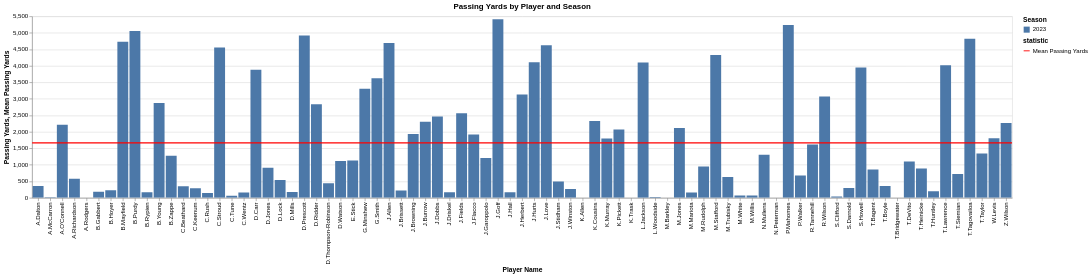

This figure's notebook cell:
### Code cell
season_filter = alt.param(
    name = 'selected_season',
    value = 2023,
    bind = alt.binding_select(
        options = season_list,
        name = 'Season'
    )
)

bar_chart_passing_yards = (alt.Chart(qb_season_agg).mark_bar().encode(
    x=alt.X('player_name:N', title='Player Name'),
    y=alt.Y('passing_yards:Q', title='Passing Yards'),
    color=alt.Color('season:N', title='Season'),
    tooltip=['player_name', 
             'season', 
             'passing_yards', 
             'passing_tds', 
             'passing_interceptions', 
             'completion_percentage', 
             'passing_yards_per_game']
).add_params(season_filter)
.transform_filter(alt.datum.season == season_filter)
).properties(
    title='Passing Yards by Player and Season'
).interactive()

mean_passing_yards_line = (
    alt.Chart(qb_season_agg).transform_filter(alt.datum.season == season_filter)
    .transform_calculate(
        statistic="'Mean Passing Yards'"
    )
    .mark_rule(
        strokeWidth=2
    )
    .encode(
        y=alt.Y(
            'mean(passing_yards):Q',
            title='Mean Passing Yards'
        ),
    color=alt.Color(
        'statistic:N',
        scale=alt.Scale(
            domain = ['Mean Passing Yards'],
            range = ['red']
        )
    )
)
)

chart = (
    bar_chart_passing_yards + mean_passing_yards_line).resolve_scale(color='independent')

chart

### Figure 1 — Vega-Lite specification as saved in the notebook (floating-point values rounded to 4 significant figures; data arrays with more than 128 entries replaced by an {"elided": "..."} marker saying what was removed)
{"config": {"view": {"continuousWidth": 300, "continuousHeight": 300}}, "layer": [{"mark": {"type": "bar"}, "encoding": {"color": {"field": "season", "title": "Season", "type": "nominal"}, "tooltip": [{"field": "player_name", "type": "nominal"}, {"field": "season", "type": "quantitative"}, {"field": "passing_yards", "type": "quantitative"}, {"field": "passing_tds", "type": "quantitative"}, {"field": "passing_interceptions", "type": "quantitative"}, {"field": "completion_percentage", "type": "quantitative"}, {"field": "passing_yards_per_game", "type": "quantitative"}], "x": {"field": "player_name", "title": "Player Name", "type": "nominal"}, "y": {"field": "passing_yards", "title": "Passing Yards", "type": "quantitative"}}, "name": "view_9d3fe70e3886caa0_0", "title": "Passing Yards by Player and Season", "transform": [{"filter": "(datum.season === selected_season)"}]}, {"mark": {"type": "rule", "strokeWidth": 2}, "encoding": {"color": {"field": "statistic", "scale": {"domain": ["Mean Passing Yards"], "range": ["red"]}, "type": "nominal"}, "y": {"aggregate": "mean", "field": "passing_yards", "title": "Mean Passing Yards", "type": "quantitative"}}, "transform": [{"filter": "(datum.season === selected_season)"}, {"calculate": "'Mean Passing Yards'", "as": "statistic"}]}], "data": {"name": "data-4b98a551a63730e5349c17fd993602c9"}, "params": [{"name": "selected_season", "bind": {"input": "select", "options": [2018, 2019, 2020, 2021, 2022, 2023, 2024, 2025, 2026], "name": "Season"}, "value": 2023}, {"name": "param_1e9efca18e7a2868", "select": {"type": "interval", "encodings": ["x", "y"]}, "bind": "scales", "views": ["view_9d3fe70e3886caa0_0"]}], "resolve": {"scale": {"color": "independent"}}, "$schema": "https://vega.github.io/schema/vega-lite/v6.4.1.json", "datasets": {"data-4b98a551a63730e5349c17fd993602c9": {"elided": "681 records"}}}
